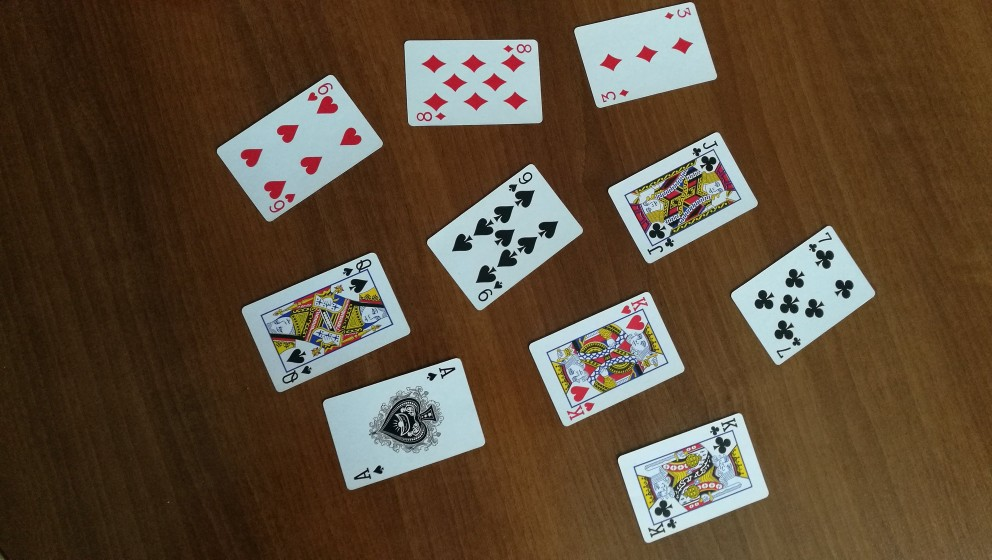
#> input picture Practice/FCards_01_rs.jpg, 992 x 560 px
$ python 12_03_a_shape_matching_components.py   (older library calls are emulated)
#> lines starting #> are read from the running program, lines starting #| are printed output that depends on the picture; after the words box and inside, x2 and y2 are one past the last pixel; in counts of white or black regions, pixels touching at a corner belong together
import numpy as np
import cv2

# https://www.pyimagesearch.com/2014/10/27/opencv-shape-descriptor-hu-moments-example/
# https://docs.opencv.org/4.10.0/d3/dc0/group__imgproc__shape.html#gaf2b97a230b51856d09a2d934b78c015f


def mouse_click(event, x, y, flags, param):
    # Taking global variables
    global im_th, im_labels, stats, centroids

    if event == cv2.EVENT_LBUTTONDOWN:
        print('=======================================================================')
        idx = im_labels[y, x]
        print('Component label:', idx)
        if idx == 0:
            print('Background!')
            return

        print(stats[idx])
        print('Enclosing rectangle top left corner: ({}, {})'.format(stats[idx][cv2.CC_STAT_LEFT],
                                                                    stats[idx][cv2.CC_STAT_TOP]))
        print('Enclosing rectangle size: {}x{}'.format(stats[idx][cv2.CC_STAT_WIDTH],
                                                        stats[idx][cv2.CC_STAT_HEIGHT]))
        print('Component area in pixels: {}'.format(stats[idx][cv2.CC_STAT_AREA]))
        print('Component center of gravity:', centroids[idx])

        im_comp[:, :] = 0
        im_comp[im_labels == idx] = 255
        cv2.imshow('Component', im_comp)

        moments = cv2.moments(im_comp, True)
        print('Moments:', moments)
        print('Number of computed moments:', len(moments))

        hu_moments = cv2.HuMoments(moments).flatten()
        print('Hu moments:', hu_moments)
        hu_moments_log = -np.sign(hu_moments) * np.log10(np.abs(hu_moments))
        print('Log transformed Hu moments:', hu_moments_log)


im_gray = cv2.imread('FCards_01_rs.jpg', cv2.IMREAD_GRAYSCALE)
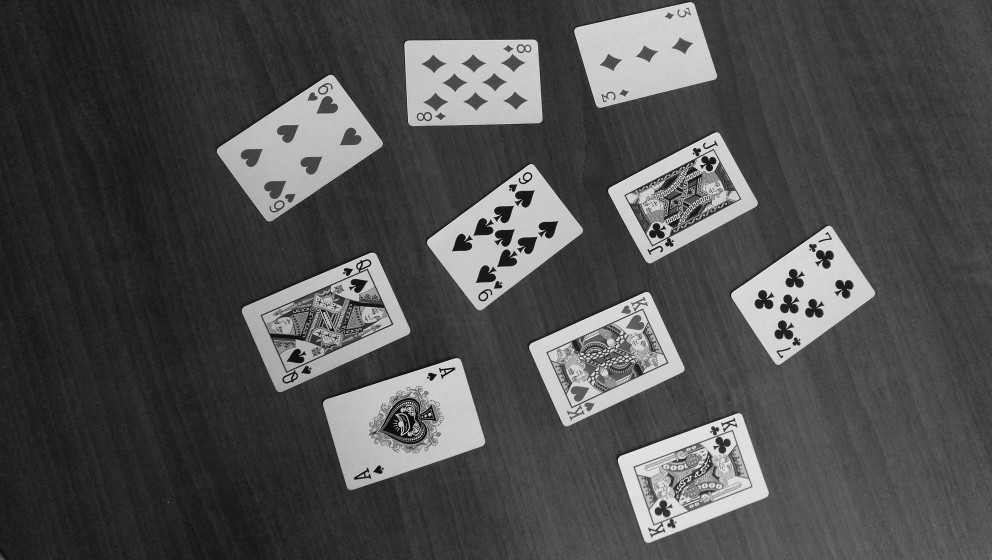
#> im_gray: shape (560, 992); min 0, max 243, mean 78.7

val_thresh = 100

if val_thresh < 128:
    _, im_th = cv2.threshold(im_gray, val_thresh, 255, cv2.THRESH_BINARY_INV)
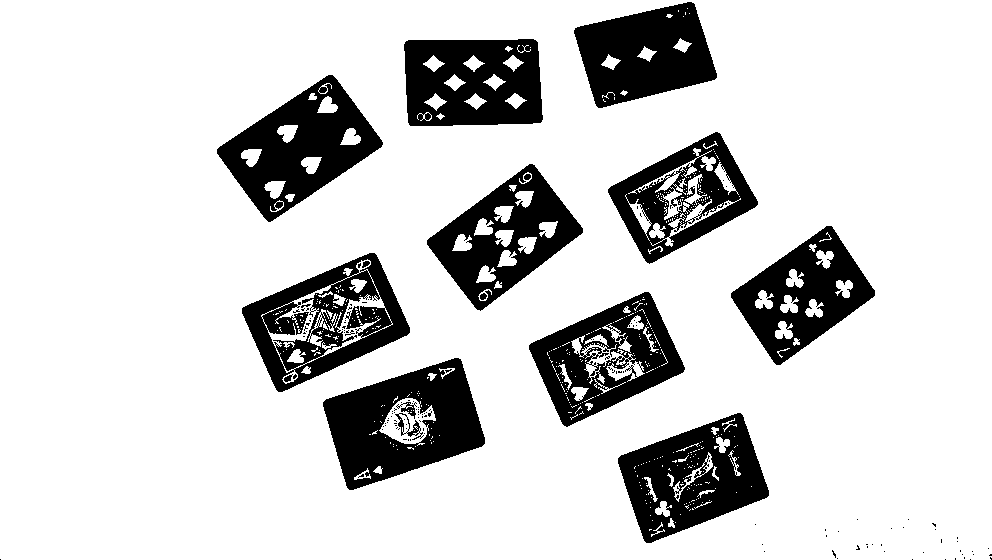
#> im_th: shape (560, 992); 81.9% white; 146 black regions (130 under 20 px), largest, box (x1, y1, x2, y2) and area: (323, 358, 485, 490) 11634, (217, 75, 383, 222) 11013, (618, 413, 769, 543) 10847
else:
    _, im_th = cv2.threshold(im_gray, val_thresh, 255, cv2.THRESH_BINARY)

num_comp, im_labels, stats, centroids = cv2.connectedComponentsWithStats(im_th, None, 8, cv2.CV_16U)
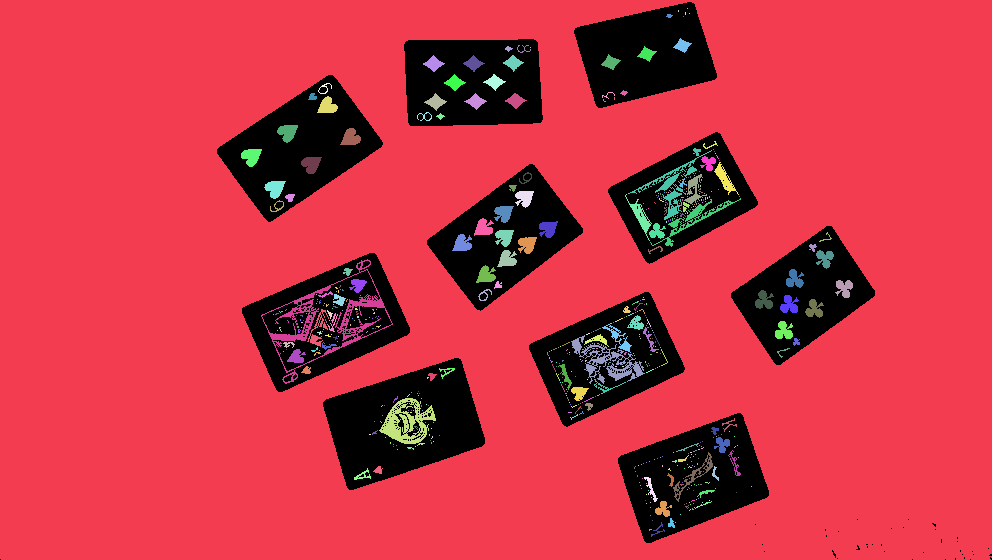
#> im_labels: shape (560, 992) int32; 497 distinct labels, from 0 to 496; one colour per label, 0 black
#> num_comp = 497; stats = 497 rows, first 6: [0, 2, 992, 558, 100556], [0, 0, 992, 560, 436586], [687, 8, 1, 1, 1], [678, 10, 1, 2, 2], [685, 12, 1, 3, 3], [689, 13, 1, 1, 1]; centroids = 497 pairs, first value 250.9 to 843.9, second value 8 to 529.7

print('Number of components:', num_comp)
#| Number of components: 497
print('Click on a white component to calculate its shape features!')

im_labels_norm = cv2.normalize(im_labels, None, 0, 65535, cv2.NORM_MINMAX, cv2.CV_16U)
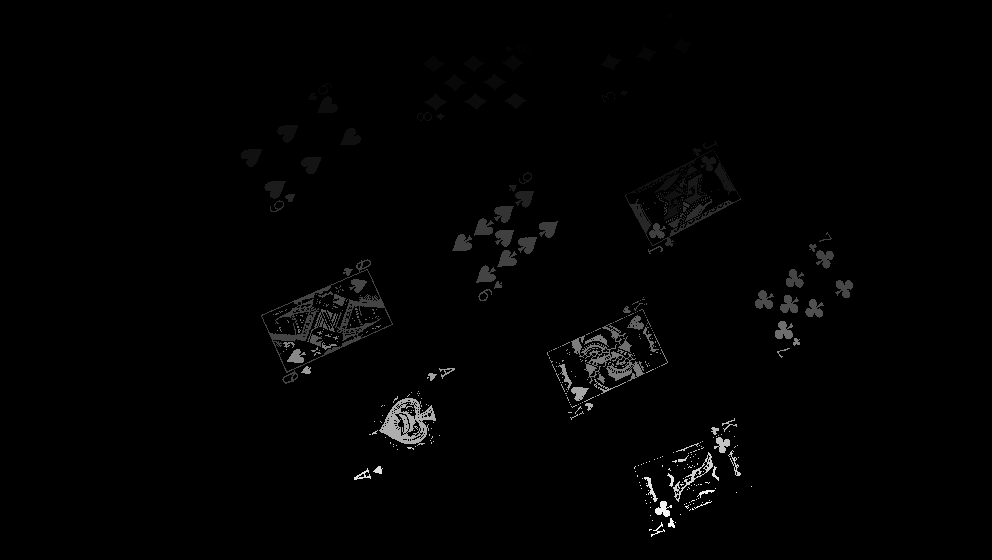
#> im_labels_norm: shape (560, 992) uint16; min 0, max 65535, mean 798.9; drawn with min black and max white
_, im_labels_norm_thresh = cv2.threshold(im_labels_norm, 0, 65535, cv2.THRESH_BINARY)
cv2.imshow('Labels', im_labels_norm_thresh)
im_comp = np.ndarray(im_gray.shape, np.uint8)
cv2.setMouseCallback('Labels', mouse_click)
cv2.waitKey(0)

cv2.destroyAllWindows()

$ run again, with Practice/FCards_02_rs.jpg copied over Practice/FCards_01_rs.jpg
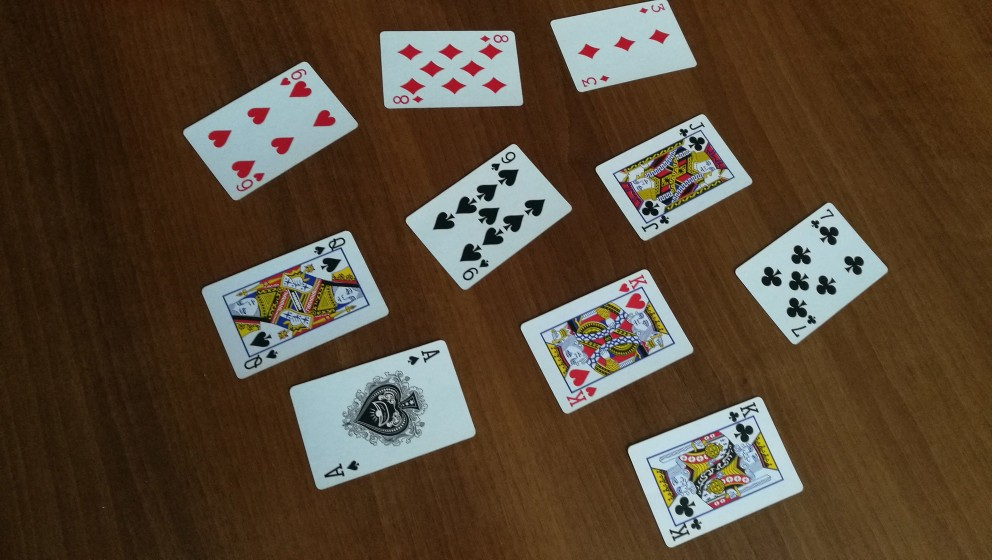
#> input picture Practice/FCards_02_rs.jpg, 992 x 560 px
#> im_th: shape (560, 992); 80.5% white; 120 black regions (105 under 20 px), largest, box (x1, y1, x2, y2) and area: (290, 340, 476, 490) 14924, (628, 397, 804, 548) 13561, (202, 231, 389, 379) 11739
#> `num_comp, im_labels, stats, centroids = cv2.connectedComponentsWithSta..`:
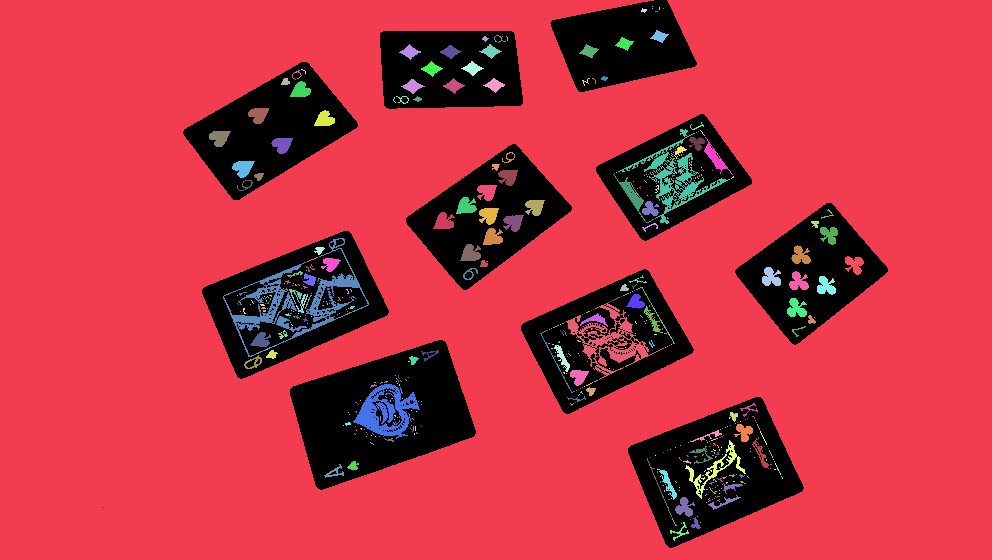
#> im_labels: shape (560, 992) int32; 458 distinct labels, from 0 to 457; one colour per label, 0 black
#> num_comp = 458; stats = 458 rows, first 6: [103, 0, 785, 548, 108530], [0, 0, 992, 560, 425332], [652, 6, 1, 1, 1], [659, 7, 1, 3, 3], [641, 8, 6, 5, 18], [652, 8, 1, 1, 1]; centroids = 458 pairs, first value 219 to 854.2, second value 6 to 531.8
#| Number of components: 458
#> `im_labels_norm = cv2.normalize(im_labels, None, 0, 65535, cv2.NORM_MIN..`:
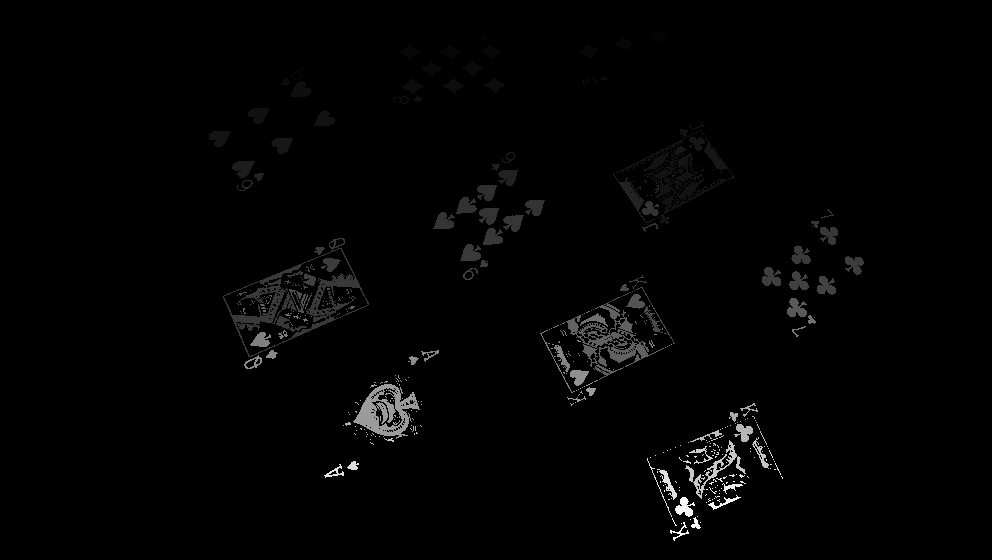
#> im_labels_norm: shape (560, 992) uint16; min 0, max 65535, mean 925.2; drawn with min black and max white
